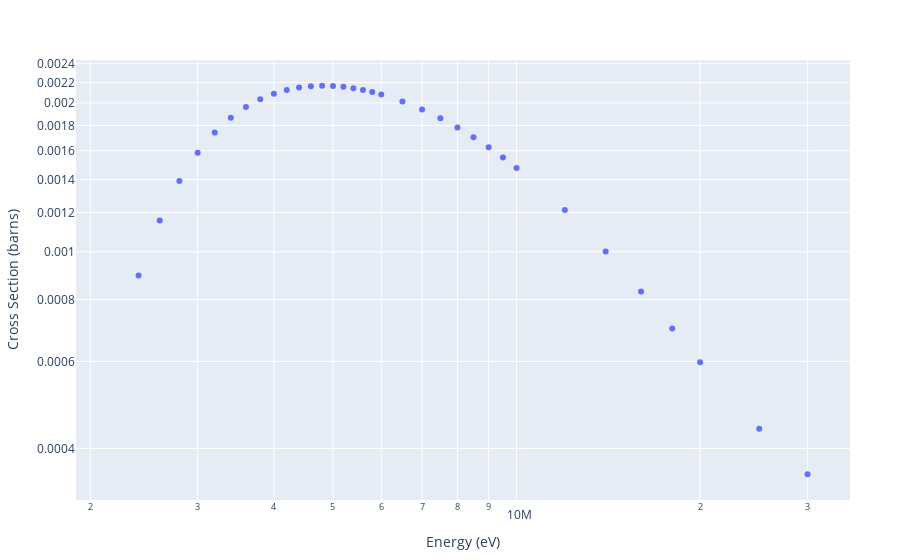

Write notebook code for a chart like this one.
### Code cell
function plot_cross_sections(projectile, target, dir)
    if (occursin("talys", dir) || occursin("tendl", dir )) && projectile != "gamma"
        talys_files = get_talys_file_path(projectile, target)
        if talys_files[end]
            dir, file_list, zero_case = talys_files
            tendl_file_outputs = [read_tendl_file(dir * file) for file in file_list]
            x_axis, y_axis = tendl_file_outputs[1][3], tendl_file_outputs[1][4]
            trace = [PlotlyJS.scatter(x = output[1], y = output[2], mode="markers", 
                    name = output[end]) for output in tendl_file_outputs
                    if(output[3] == x_axis && output[4] == y_axis)]
            return PlotlyJS.plot(trace, Layout(xaxis_title = x_axis,
                yaxis_title = y_axis, legend_title_text="Legend", 
                yaxis_type = "log", xaxis_type = "log"))
        end
    elseif dir == "endf"
        #==
        Example usage:
        data_dir = "C:\\Cross-Section-Data\\"
        get_file_path("neutron", (82,206),
                    "ENDF-B-VIII.0\\neutrons", data_dir, ".endf")
        ==#
        file_path = get_file_path(projectile, target, 
                                "ENDF-B-VIII.0\\" * projectile * "s", 
                                data_dir, ".endf")
    else
        file_path = get_file_path(projectile, target)
    end
    println(length(file_path))
    println("Using file: ", file_path)
    MTs = get_unique_MTs(file_path, true)
    print("MT codes found: ", MTs)
    trace = [PlotlyJS.scatter(
        x=energy_and_cross_section(file_path, MT, true)[1], 
        y=energy_and_cross_section(file_path, MT, true)[2], 
        mode="markers", name=mt_reactions[MT]) for MT in MTs
        if MT in keys(mt_reactions)]
    PlotlyJS.plot(trace,
        Layout(
        xaxis_title="Energy (eV)",
        yaxis_title="Cross Section (barns)",
        legend_title_text="Legend",
        yaxis_type = "log", xaxis_type = "log"
    ))
end
plot_cross_sections("gamma", [1,2], "endf")

### Figure 1 — Plotly figure (JSON) as saved in the notebook; plotly's stock layout.template omitted (floating-point values rounded to 4 significant figures)
{"data": [{"mode": "markers", "name": "(y,n0)", "type": "scatter", "x": [2224600, 2400000, 2600000, 2800000, 3000000, 3200000, 3400000, 3600000, 3800000, 4000000, 4200000, 4400000, 4600000, 4800000, 5000000, 5200000, 5400000, 5600000, 5800000, 6000000, 6500000, 7000000, 7500000, 8000000, 8500000, 9000000, 9500000, 10000000, 12000000, 14000000, 16000000, 18000000, 20000000, 25000000, 30000000], "y": [0, 0.0008952, 0.001157, 0.00139, 0.001586, 0.001743, 0.001867, 0.001962, 0.002035, 0.002087, 0.002124, 0.002148, 0.002162, 0.002166, 0.002164, 0.002155, 0.002142, 0.002124, 0.002104, 0.00208, 0.002014, 0.00194, 0.001862, 0.001783, 0.001704, 0.001626, 0.00155, 0.001477, 0.001215, 0.001001, 0.0008314, 0.0006995, 0.0005981, 0.0004386, 0.0003549]}], "layout": {"legend": {"title": {"text": "Legend"}}, "margin": {"b": 50, "l": 50, "r": 50, "t": 60}, "xaxis": {"title": {"text": "Energy (eV)"}, "type": "log"}, "yaxis": {"title": {"text": "Cross Section (barns)"}, "type": "log"}}}
